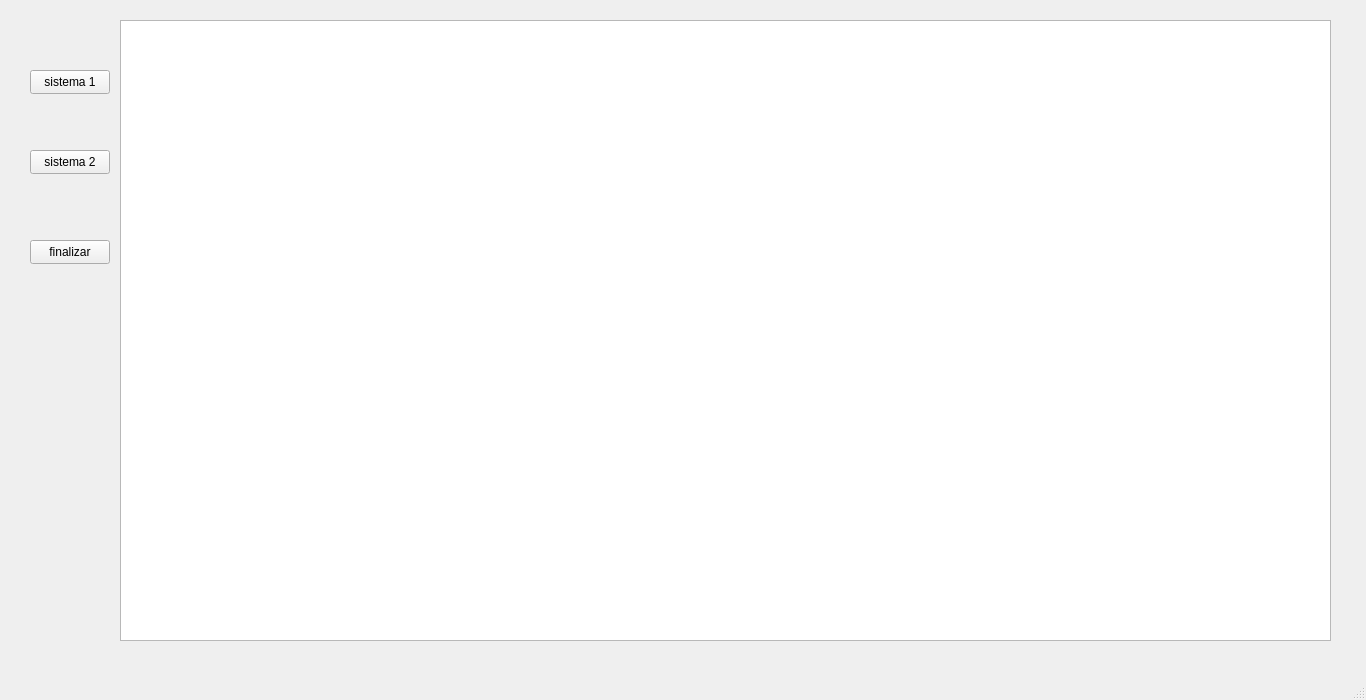
<?xml version="1.0" encoding="UTF-8"?>
<ui version="4.0">
 <class>MainWindow</class>
 <widget class="QMainWindow" name="MainWindow">
  <property name="geometry">
   <rect>
    <x>0</x>
    <y>0</y>
    <width>1366</width>
    <height>700</height>
   </rect>
  </property>
  <property name="sizePolicy">
   <sizepolicy hsizetype="Expanding" vsizetype="Expanding">
    <horstretch>0</horstretch>
    <verstretch>0</verstretch>
   </sizepolicy>
  </property>
  <property name="windowTitle">
   <string>MainWindow</string>
  </property>
  <widget class="QWidget" name="centralwidget">
   <widget class="QPushButton" name="sistema1">
    <property name="geometry">
     <rect>
      <x>30</x>
      <y>70</y>
      <width>80</width>
      <height>24</height>
     </rect>
    </property>
    <property name="text">
     <string>sistema 1</string>
    </property>
   </widget>
   <widget class="QPushButton" name="sistema2">
    <property name="geometry">
     <rect>
      <x>30</x>
      <y>150</y>
      <width>80</width>
      <height>24</height>
     </rect>
    </property>
    <property name="text">
     <string>sistema 2</string>
    </property>
   </widget>
   <widget class="QGraphicsView" name="graphicsView">
    <property name="geometry">
     <rect>
      <x>120</x>
      <y>20</y>
      <width>1211</width>
      <height>621</height>
     </rect>
    </property>
   </widget>
   <widget class="QPushButton" name="finalizar">
    <property name="geometry">
     <rect>
      <x>30</x>
      <y>240</y>
      <width>80</width>
      <height>24</height>
     </rect>
    </property>
    <property name="text">
     <string>finalizar</string>
    </property>
   </widget>
  </widget>
  <widget class="QMenuBar" name="menubar">
   <property name="geometry">
    <rect>
     <x>0</x>
     <y>0</y>
     <width>1366</width>
     <height>21</height>
    </rect>
   </property>
  </widget>
  <widget class="QStatusBar" name="statusbar"/>
 </widget>
 <resources/>
 <connections/>
</ui>
